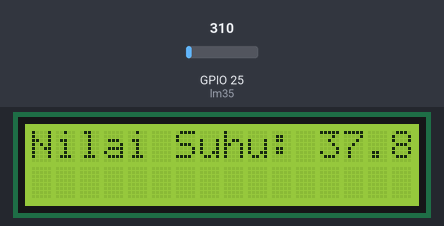
This sketch was run on a simulated ESP32. Shown: 16×2 character LCD. The inputs (shaded band) are chosen by the test bench; at power-on: GPIO 25 (lm35) = 310.

Above: at 1.2 s.
1.3 s: GPIO 25 (lm35) set to 372
At 3.3 s:
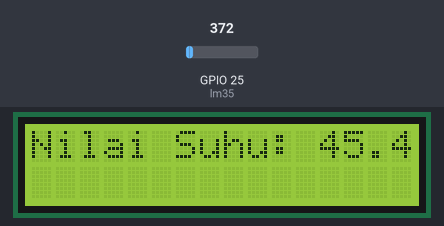
3.6 s: GPIO 25 (lm35) set to 434
At 5.0 s:
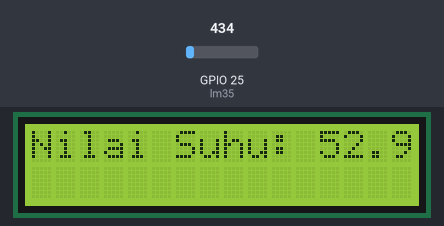
5.6 s: GPIO 25 (lm35) set to 527
At 6.6 s:
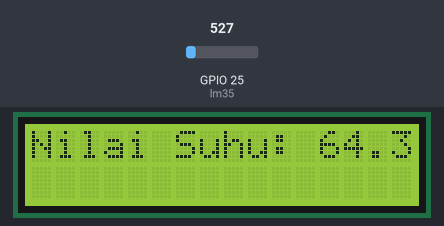
Timing chart, 0 to 8.6 s (numbered marks = the images above; inputs shaded):
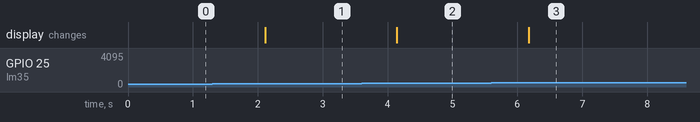

The sketch:

LM35_Suhu_LCD.ino
```cpp
#include <LiquidCrystal_I2C.h>
#define lm35 25

int lcdColumns = 16;
int lcdRows = 2;

LiquidCrystal_I2C lcd(0x27, lcdColumns, lcdRows);

void setup() {
  pinMode(lm35, INPUT);
  Serial.begin(9600);

  lcd.init();
  lcd.backlight();
}

void loop() {
  float nilaiADC = analogRead(lm35);
  float nilaiDAC = ((nilaiADC / 4095) * 5.0);
  float suhuC = nilaiDAC * 100;  // Konversi tegangan ke derajat Celcius

  lcd.setCursor(0,0);
  lcd.print("Nilai Suhu: ");
  lcd.print(suhuC);

  delay(1000);
}
```

Measured:
- after the input at 1.3 s, the display: changes after 0.81 s (image 1)
- after the input at 3.6 s, the display: changes after 0.55 s (image 2)
- after the input at 5.6 s, the display: changes after 0.58 s (image 3)
